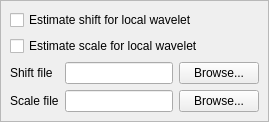
            <widget class="QFrame" name="localWaveletFrame">
             <property name="frameShape">
              <enum>QFrame::StyledPanel</enum>
             </property>
             <property name="frameShadow">
              <enum>QFrame::Raised</enum>
             </property>
             <layout class="QVBoxLayout">
              <property name="spacing">
               <number>6</number>
              </property>
              <property name="margin">
               <number>9</number>
              </property>
              <item>
               <widget class="QCheckBox" name="shiftLocalWaveletCheckBox">
                <property name="toolTip">
                 <string>Gives whether local shift is estimated. Shift can be given if global wavelet is given.</string>
                </property>
                <property name="text">
                 <string>Estimate shift for local wavelet</string>
                </property>
               </widget>
              </item>
              <item>
               <widget class="QCheckBox" name="scaleLocalWaveletCheckBox">
                <property name="toolTip">
                 <string>Gives whether local scale is estimated. Scale can be given if global wavelet is given.</string>
                </property>
                <property name="text">
                 <string>Estimate scale for local wavelet</string>
                </property>
               </widget>
              </item>
              <item>
               <layout class="QGridLayout">
                <property name="margin">
                 <number>0</number>
                </property>
                <property name="spacing">
                 <number>6</number>
                </property>
                <item row="1" column="1">
                 <widget class="QLineEdit" name="scaleFileLineEdit">
                  <property name="toolTip">
                   <string>&lt;qt&gt;Storm surface file giving the localc scale for the wavelet</string>
                  </property>
                 </widget>
                </item>
                <item row="1" column="2">
                 <widget class="QPushButton" name="scaleFileBrowsePushButton">
                  <property name="toolTip">
                   <string>Storm surface file giving the localc scale for the wavelet</string>
                  </property>
                  <property name="text">
                   <string>Browse...</string>
                  </property>
                 </widget>
                </item>
                <item row="1" column="0">
                 <widget class="QLabel" name="scaleFileLabel">
                  <property name="toolTip">
                   <string>Storm surface file giving the localc scale for the wavelet</string>
                  </property>
                  <property name="text">
                   <string>Scale file</string>
                  </property>
                  <property name="buddy">
                   <cstring>scaleFileLineEdit</cstring>
                  </property>
                 </widget>
                </item>
                <item row="0" column="2">
                 <widget class="QPushButton" name="shiftFileBrowsePushButton">
                  <property name="toolTip">
                   <string>Storm surface file giving the localc shift for the wavelet</string>
                  </property>
                  <property name="text">
                   <string>Browse...</string>
                  </property>
                 </widget>
                </item>
                <item row="0" column="1">
                 <widget class="QLineEdit" name="shiftFileLineEdit">
                  <property name="toolTip">
                   <string>Storm surface file giving the localc shift for the wavelet</string>
                  </property>
                 </widget>
                </item>
                <item row="0" column="0">
                 <widget class="QLabel" name="shiftFileLabel">
                  <property name="toolTip">
                   <string>Storm surface file giving the localc shift for the wavelet</string>
                  </property>
                  <property name="text">
                   <string>Shift file</string>
                  </property>
                  <property name="buddy">
                   <cstring>shiftFileLineEdit</cstring>
                  </property>
                 </widget>
                </item>
               </layout>
              </item>
             </layout>
            </widget>
